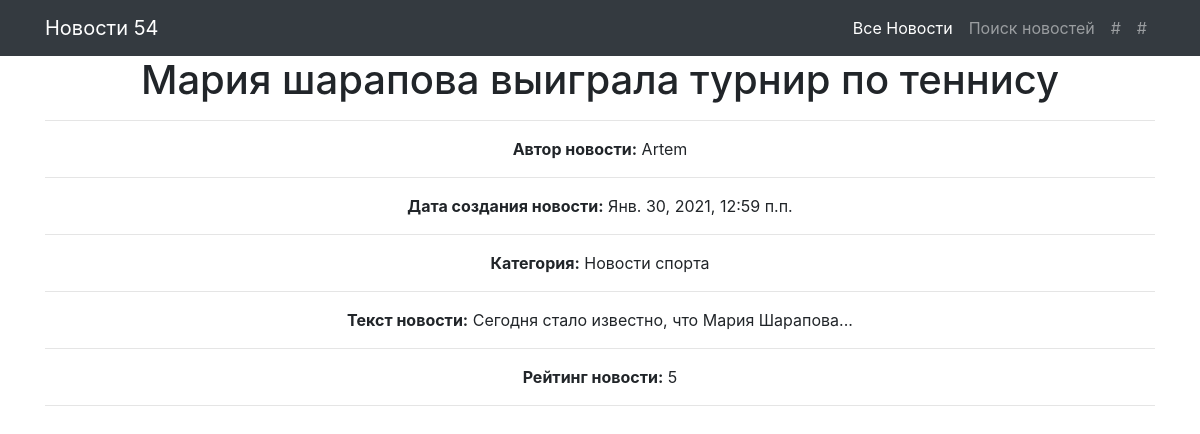
The page /news/1 on the database as committed earlier.
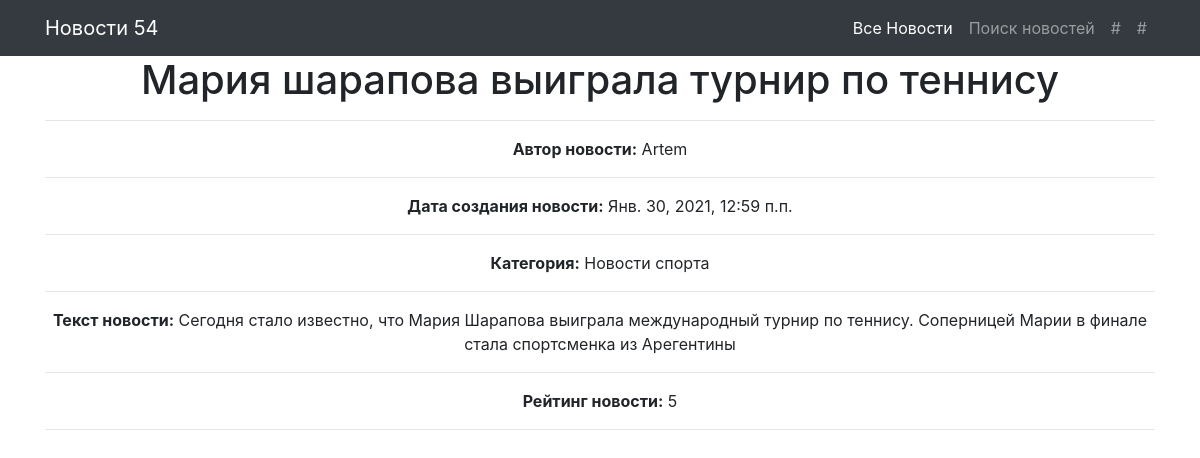
The same page on the database as committed later.
### news/models.py (models this page shows, shortened)
class Post(models.Model):
    post_author = models.ForeignKey('accounts.Author', on_delete=models.CASCADE, verbose_name='Имя автора')
    post_choice = models.CharField(max_length=2, choices=TYPE_NEWS, default=article)
    post_datetime_create = models.DateTimeField(auto_now_add=True, verbose_name='Дата создания статьи')
    post_category = models.ManyToManyField(Category, through='PostCategory')
    post_title = models.CharField(max_length=60, unique=True, verbose_name='Название статьи')
    post_text = models.TextField()
    post_rating = models.IntegerField(default=0)

### accounts/models.py (models this page shows, shortened)
class Author(models.Model):
    author = models.OneToOneField(User, on_delete=models.CASCADE)
    author_rating = models.IntegerField(default=0)

### news/views.py (the view)
# urls.py: path('<int:pk>', SoloPost.as_view()),
class SoloPost(DetailView):
    model = Post
    template_name = 'one_news.html'
    context_object_name = 'post'
    def get_context_data(self, **kwargs):
        context = super().get_context_data(**kwargs)
        context['post_category'] = Post.objects.all().values('post_category__category_title')
        return context

### news/templatetags/custom_filters.py (called while the page is built)
@register.filter(name='censor')
def censor(value):
    bad_words_list = ['бляд', 'хуй', 'пизд']
    for i in bad_words_list:
        if i.lower() in value.lower():
            value = value.lower().replace(i.lower(), '#$#%@%')
            break
    return str(value.capitalize())

### templates/one_news.html (shortened to what this page needs)
<!DOCTYPE html>
<html lang="en">
<head>
</head>
<body>
    {% extends 'default.html' %}
    {% load custom_filters %}
    {%  block content %}
    <h1> {{ post.post_title|censor }} </h1>
    <hr>
    <b>Автор новости:</b>  {{ post.post_author.author }}
    <hr>
    <b>Дата создания новости:</b>  {{ post.post_datetime_create }}
    <hr>
    <b>Категория:</b>
    {% for cat in post.post_category.all %}
    {{ cat.category_title }}
    {% endfor %}
    <hr>
    <b>Текст новости:</b>  {{ post.post_text }}
    <hr>
    <b>Рейтинг новости:</b>  {{ post.post_rating }}
    <hr>
    {% endblock content%}

Rows that differ between the two databases and show on the page:
changed Post "Мария шарапова выиграла турнир по теннису": post_text "Сегодня стало известно, что Мария Шарапова..." → "Сегодня стало известно, что Мария Шарапова выиграла международный турнир по теннису. Соперницей Марии в финале стала спортсменка из Арегентины"
